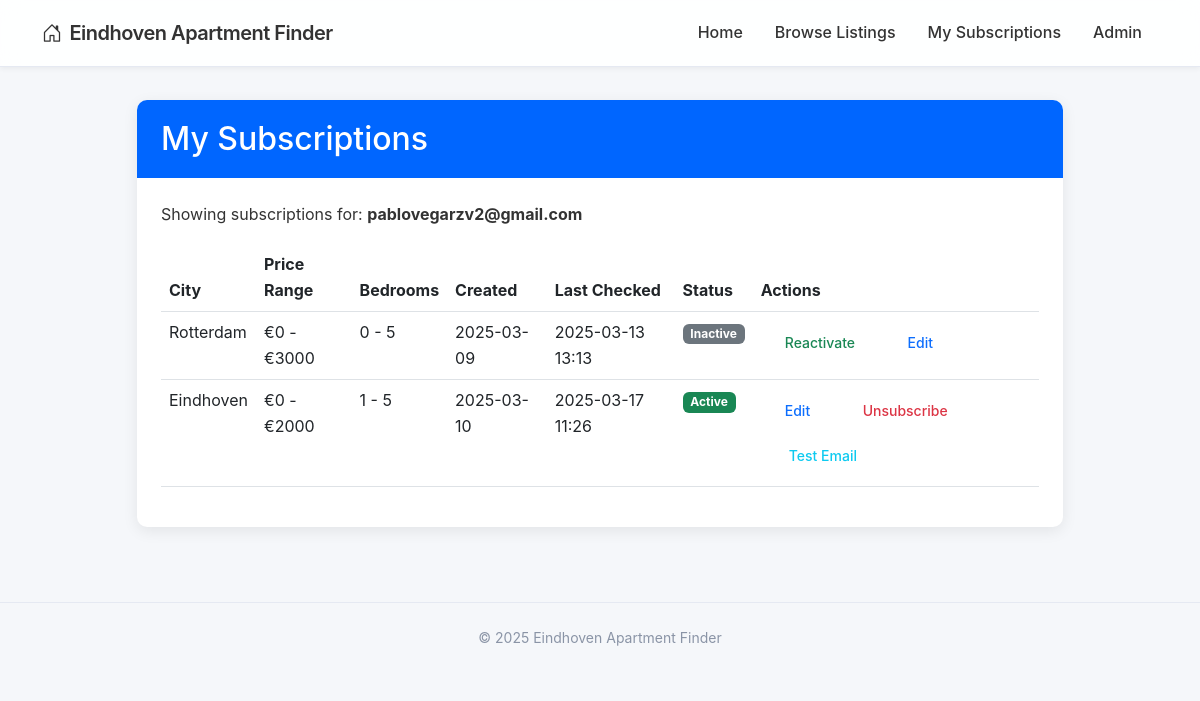
Page /subscriptions?email=pablovegarzv2@gmail.com on the committed database.
### app/models.py (models this page shows, shortened)
class User(db.Model):
    id = db.Column(db.Integer, primary_key=True)
    email = db.Column(db.String(120), index=True, unique=True, nullable=False)
    created_at = db.Column(db.DateTime, default=datetime.utcnow)
    subscriptions = db.relationship('Subscription', backref='user', lazy='dynamic')

class Subscription(db.Model):
    id = db.Column(db.Integer, primary_key=True)
    min_price = db.Column(db.Integer, default=0)
    max_price = db.Column(db.Integer, default=5000)
    min_bedrooms = db.Column(db.Integer, default=0)
    max_bedrooms = db.Column(db.Integer, default=10)
    active = db.Column(db.Boolean, default=True)
    created_at = db.Column(db.DateTime, default=datetime.utcnow)
    last_checked = db.Column(db.DateTime, nullable=True)
    user_id = db.Column(db.Integer, db.ForeignKey('user.id'), nullable=False)
    city_id = db.Column(db.Integer, db.ForeignKey('city.id'), nullable=False)
    listings = db.relationship('Listing', backref='subscription', lazy='dynamic')

class City(db.Model):
    id = db.Column(db.Integer, primary_key=True)
    name = db.Column(db.String(50), nullable=False, unique=True)
    url_name = db.Column(db.String(50), nullable=False, unique=True)  # For use in URLs
    base_url = db.Column(db.String(200), nullable=False)  # Base URL for scraping
    active = db.Column(db.Boolean, default=True)
    created_at = db.Column(db.DateTime, default=datetime.utcnow)
    subscriptions = db.relationship('Subscription', backref='city', lazy='dynamic')
    listings = db.relationship('Listing', backref='city', lazy='dynamic')

### app/routes.py (the view)
@main_bp.route('/subscriptions')
def subscriptions():
    email = request.args.get('email', '')
    if not email:
        return render_template('subscriptions.html', subscriptions=None)
    user = User.query.filter_by(email=email).first()
    if not user:
        flash('No subscriptions found for this email.', 'info')
        return render_template('subscriptions.html', subscriptions=None)
    return render_template('subscriptions.html', subscriptions=user.subscriptions,
                          email=email, City=City)

### app/routes.py (called while the page is built)
@main_bp.before_request
def before_request():
    g.now = datetime.now()

### app/templates/subscriptions.html (shortened to what this page needs)
{% extends "base.html" %}
{% block content %}
<div class="row justify-content-center">
    <div class="col-md-10">
        <div class="card">
            <div class="card-header bg-primary text-white">
                <h2 class="mb-0">My Subscriptions</h2>
            </div>
            <div class="card-body">
                {% if not email %}
                    <div class="alert alert-info">
                        Please enter your email to view your subscriptions.
                    </div>
                    <form action="{{ url_for('main.subscriptions') }}" method="GET">
                        <div class="input-group mb-3">
                            <input type="email" name="email" class="form-control" placeholder="Enter your email">
                            <button type="submit" class="btn btn-primary">Search</button>
                        </div>
                    </form>
                {% else %}
                    <p>Showing subscriptions for: <strong>{{ email }}</strong></p>
                    <div class="table-responsive">
                        <table class="table table-hover">
                            <thead>
                                <tr>
                                    <th>City</th>
                                    <th>Price Range</th>
                                    <th>Bedrooms</th>
                                    <th>Created</th>
                                    <th>Last Checked</th>
                                    <th>Status</th>
                                    <th>Actions</th>
                                </tr>
                            </thead>
                            <tbody>
                                {% for sub in subscriptions %}
                                <tr>
                                    <td>{{ sub.city.name }}</td>
                                    <td>€{{ sub.min_price }} - €{{ sub.max_price }}</td>
                                    <td>{{ sub.min_bedrooms }} - {{ sub.max_bedrooms }}</td>
                                    <td>{{ sub.created_at.strftime('%Y-%m-%d') }}</td>
                                    <td>
                                        {% if sub.last_checked %}
                                            {{ sub.last_checked.strftime('%Y-%m-%d %H:%M') }}
                                        {% else %}
                                            Not checked yet
                                        {% endif %}
                                    </td>
                                    <td>
                                        {% if sub.active %}
                                            <span class="badge bg-success">Active</span>
                                        {% else %}
                                            <span class="badge bg-secondary">Inactive</span>
                                        {% endif %}
                                    </td>
                                    <td>
                                        {% if sub.active %}
                                            <a href="{{ url_for('main.edit_subscription', sub_id=sub.id) }}" class="btn btn-sm btn-outline-primary">Edit</a>
                                            <a href="{{ url_for('main.unsubscribe', sub_id=sub.id) }}" class="btn btn-sm btn-outline-danger">Unsubscribe</a>
                                            <a href="{{ url_for('main.test_email', sub_id=sub.id) }}?email={{ email }}" class="btn btn-sm btn-outline-info ms-1">Test Email</a>
                                        {% else %}
                                            <a href="{{ url_for('main.reactivate', sub_id=sub.id) }}" class="btn btn-sm btn-outline-success">Reactivate</a>
                                            <a href="{{ url_for('main.edit_subscription', sub_id=sub.id) }}" class="btn btn-sm btn-outline-primary">Edit</a>
                                        {% endif %}
                                    </td>
                                </tr>
                                {% endfor %}
                            </tbody>
                        </table>
                    </div>
                {% endif %}
            </div>
        </div>
    </div>
</div>
{% endblock %}

### app/static/css/main.css (style rules this page uses)
:root { --primary-color: #0066ff; --primary-hover: #0052cc; --background-color: #f5f7fa; --card-color: #ffffff; --text-color: #333333; --muted-color: #8a94a6; --border-color: #e5e9f2; --success-color: #00c853; --error-color: #ff3b30; --shadow-sm: 0 2px 5px rgba(0, 0, 0, 0.05); --shadow-md: 0 4px 15px rgba(0, 0, 0, 0.08); --radius-sm: 6px; --radius-md: 10px; --radius-lg: 20px; --transition: all 0.2s ease; }
body { font-family: -apple-system, BlinkMacSystemFont, 'Segoe UI', Roboto, Helvetica, Arial, sans-serif; background-color: var(--background-color); color: var(--text-color); line-height: 1.6; -webkit-font-smoothing: antialiased; }
.card { border: none; border-radius: var(--radius-md); box-shadow: var(--shadow-md); transition: var(--transition); margin-bottom: 25px; overflow: hidden; background-color: var(--card-color); }
.card-header { background-color: var(--card-color); border-bottom: 1px solid var(--border-color); padding: 20px 24px; font-weight: 600; font-size: 18px; }
.card-header.bg-primary { background-color: var(--primary-color) !important; color: white; border-bottom: none; }
.card-body { padding: 24px; }
.btn { border-radius: var(--radius-lg); padding: 12px 24px; font-weight: 500; transition: var(--transition); border: none; }

### rows in the picture
User: email "pablovegarzv2@gmail.com"
Subscription: city.name "Rotterdam", min_price "0", max_price "3000", min_bedrooms "0", max_bedrooms "5", created_at "2025-03-09", last_checked "2025-03-13 13:13", active "Inactive"
Subscription: city.name "Eindhoven", min_price "0", max_price "2000", min_bedrooms "1", max_bedrooms "5", created_at "2025-03-10", last_checked "2025-03-17 11:26", active "Active"

### other values in the picture
{{ g.now.year }} "2025"
